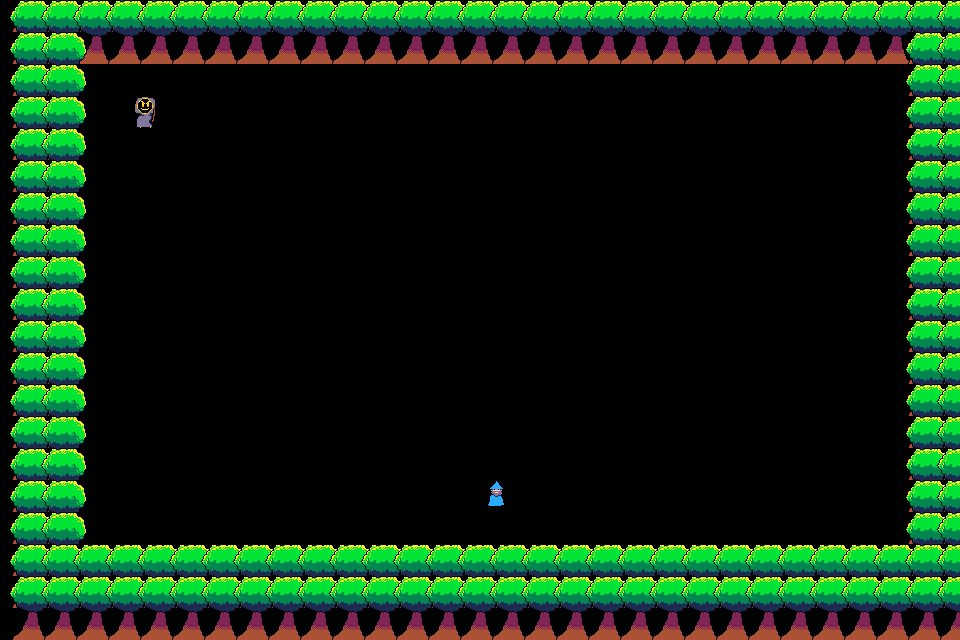

Rendered tile map (Tiled .tmx) drawn with the repository's tilesets; below, a short description and the full map source, tile grids included:
An orthogonal 30x20 tile map with 32x32 px tiles, 1 tile layer (Tile Layer 1).

<map version="1.9" tiledversion="1.9.2" orientation="orthogonal" renderorder="right-down" width="30" height="20" tilewidth="32" tileheight="32" infinite="0" nextlayerid="2" nextobjectid="1">
 <tileset firstgid="1" source="Tileset.tsx" />
 <layer id="1" name="Tile Layer 1" width="30" height="20">
  <data encoding="csv">
5,5,5,5,5,5,5,5,5,5,5,5,5,5,5,5,5,5,5,5,5,5,5,5,5,5,5,5,5,5,
5,5,5,5,5,5,5,5,5,5,5,5,5,5,5,5,5,5,5,5,5,5,5,5,5,5,5,5,5,5,
5,5,0,0,0,0,0,0,0,0,0,0,0,0,0,0,0,0,0,0,0,0,0,0,0,0,0,0,5,5,
5,5,0,0,4,0,0,0,0,0,0,0,0,0,0,0,0,0,0,0,0,0,0,0,0,0,0,0,5,5,
5,5,0,0,0,0,0,0,0,0,0,0,0,0,0,0,0,0,0,0,0,0,0,0,0,0,0,0,5,5,
5,5,0,0,0,0,0,0,0,0,0,0,0,0,0,0,0,0,0,0,0,0,0,0,0,0,0,0,5,5,
5,5,0,0,0,0,0,0,0,0,0,0,0,0,0,0,0,0,0,0,0,0,0,0,0,0,0,0,5,5,
5,5,0,0,0,0,0,0,0,0,0,0,0,0,0,0,0,0,0,0,0,0,0,0,0,0,0,0,5,5,
5,5,0,0,0,0,0,0,0,0,0,0,0,0,0,0,0,0,0,0,0,0,0,0,0,0,0,0,5,5,
5,5,0,0,0,0,0,0,0,0,0,0,0,0,0,0,0,0,0,0,0,0,0,0,0,0,0,0,5,5,
5,5,0,0,0,0,0,0,0,0,0,0,0,0,0,0,0,0,0,0,0,0,0,0,0,0,0,0,5,5,
5,5,0,0,0,0,0,0,0,0,0,0,0,0,0,0,0,0,0,0,0,0,0,0,0,0,0,0,5,5,
5,5,0,0,0,0,0,0,0,0,0,0,0,0,0,0,0,0,0,0,0,0,0,0,0,0,0,0,5,5,
5,5,0,0,0,0,0,0,0,0,0,0,0,0,0,0,0,0,0,0,0,0,0,0,0,0,0,0,5,5,
5,5,0,0,0,0,0,0,0,0,0,0,0,0,0,0,0,0,0,0,0,0,0,0,0,0,0,0,5,5,
5,5,0,0,0,0,0,0,0,0,0,0,0,0,0,2,0,0,0,0,0,0,0,0,0,0,0,0,5,5,
5,5,0,0,0,0,0,0,0,0,0,0,0,0,0,0,0,0,0,0,0,0,0,0,0,0,0,0,5,5,
5,5,0,0,0,0,0,0,0,0,0,0,0,0,0,0,0,0,0,0,0,0,0,0,0,0,0,0,5,5,
5,5,5,5,5,5,5,5,5,5,5,5,5,5,5,5,5,5,5,5,5,5,5,5,5,5,5,5,5,5,
5,5,5,5,5,5,5,5,5,5,5,5,5,5,5,5,5,5,5,5,5,5,5,5,5,5,5,5,5,5
</data>
 </layer>
</map>
